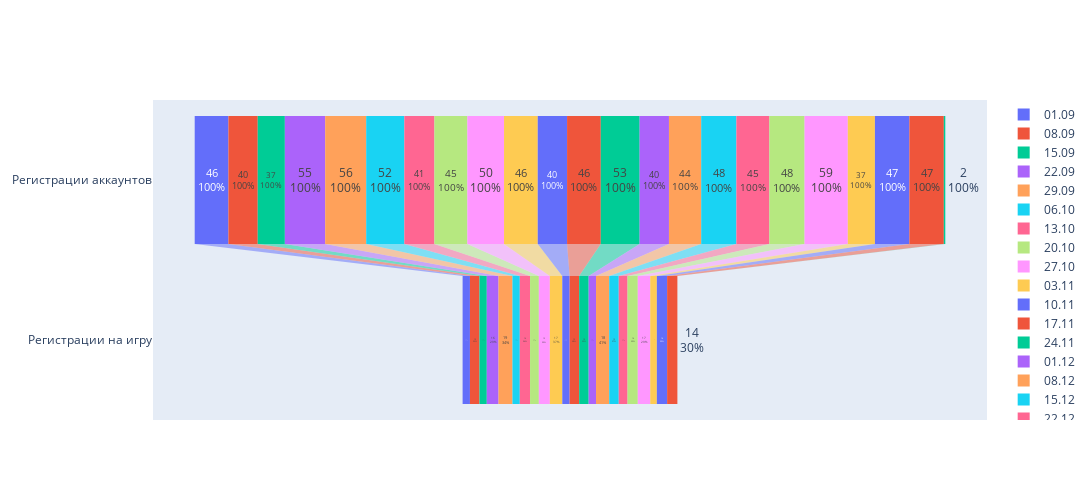

Notebook cell for this chart:
### Code cell
fig = go.Figure()

for index, row in week_data.iterrows():
    fig.add_trace(go.Funnel(
        name = week_data[0][index],
        y = ["Регистрации аккаунтов", "Регистрации на игру", "Пришедшие на игру"],
        x = row[2:4],
        textinfo = "value+percent previous"))

fig.update_layout(
    autosize=False,
    width=1500,
    height=500
)    

fig.show()

### Figure 1 — Plotly figure (JSON) as saved in the notebook; plotly's stock layout.template omitted (floating-point values rounded to 4 significant figures)
{"data": [{"name": "01.09", "textinfo": "value+percent previous", "type": "funnel", "x": [46, 10], "y": ["Регистрации аккаунтов", "Регистрации на игру", "Пришедшие на игру"]}, {"name": "08.09", "textinfo": "value+percent previous", "type": "funnel", "x": [40, 13], "y": ["Регистрации аккаунтов", "Регистрации на игру", "Пришедшие на игру"]}, {"name": "15.09", "textinfo": "value+percent previous", "type": "funnel", "x": [37, 10], "y": ["Регистрации аккаунтов", "Регистрации на игру", "Пришедшие на игру"]}, {"name": "22.09", "textinfo": "value+percent previous", "type": "funnel", "x": [55, 16], "y": ["Регистрации аккаунтов", "Регистрации на игру", "Пришедшие на игру"]}, {"name": "29.09", "textinfo": "value+percent previous", "type": "funnel", "x": [56, 19], "y": ["Регистрации аккаунтов", "Регистрации на игру", "Пришедшие на игру"]}, {"name": "06.10", "textinfo": "value+percent previous", "type": "funnel", "x": [52, 10], "y": ["Регистрации аккаунтов", "Регистрации на игру", "Пришедшие на игру"]}, {"name": "13.10", "textinfo": "value+percent previous", "type": "funnel", "x": [41, 14], "y": ["Регистрации аккаунтов", "Регистрации на игру", "Пришедшие на игру"]}, {"name": "20.10", "textinfo": "value+percent previous", "type": "funnel", "x": [45, 12], "y": ["Регистрации аккаунтов", "Регистрации на игру", "Пришедшие на игру"]}, {"name": "27.10", "textinfo": "value+percent previous", "type": "funnel", "x": [50, 15], "y": ["Регистрации аккаунтов", "Регистрации на игру", "Пришедшие на игру"]}, {"name": "03.11", "textinfo": "value+percent previous", "type": "funnel", "x": [46, 17], "y": ["Регистрации аккаунтов", "Регистрации на игру", "Пришедшие на игру"]}, {"name": "10.11", "textinfo": "value+percent previous", "type": "funnel", "x": [40, 10], "y": ["Регистрации аккаунтов", "Регистрации на игру", "Пришедшие на игру"]}, {"name": "17.11", "textinfo": "value+percent previous", "type": "funnel", "x": [46, 13], "y": ["Регистрации аккаунтов", "Регистрации на игру", "Пришедшие на игру"]}, {"name": "24.11", "textinfo": "value+percent previous", "type": "funnel", "x": [53, 13], "y": ["Регистрации аккаунтов", "Регистрации на игру", "Пришедшие на игру"]}, {"name": "01.12", "textinfo": "value+percent previous", "type": "funnel", "x": [40, 10], "y": ["Регистрации аккаунтов", "Регистрации на игру", "Пришедшие на игру"]}, {"name": "08.12", "textinfo": "value+percent previous", "type": "funnel", "x": [44, 18], "y": ["Регистрации аккаунтов", "Регистрации на игру", "Пришедшие на игру"]}, {"name": "15.12", "textinfo": "value+percent previous", "type": "funnel", "x": [48, 13], "y": ["Регистрации аккаунтов", "Регистрации на игру", "Пришедшие на игру"]}, {"name": "22.12", "textinfo": "value+percent previous", "type": "funnel", "x": [45, 12], "y": ["Регистрации аккаунтов", "Регистрации на игру", "Пришедшие на игру"]}, {"name": "29.12", "textinfo": "value+percent previous", "type": "funnel", "x": [48, 14], "y": ["Регистрации аккаунтов", "Регистрации на игру", "Пришедшие на игру"]}, {"name": "05.01", "textinfo": "value+percent previous", "type": "funnel", "x": [59, 17], "y": ["Регистрации аккаунтов", "Регистрации на игру", "Пришедшие на игру"]}, {"name": "12.01", "textinfo": "value+percent previous", "type": "funnel", "x": [37, 9], "y": ["Регистрации аккаунтов", "Регистрации на игру", "Пришедшие на игру"]}, {"name": "19.01", "textinfo": "value+percent previous", "type": "funnel", "x": [47, 14], "y": ["Регистрации аккаунтов", "Регистрации на игру", "Пришедшие на игру"]}, {"name": "26.01", "textinfo": "value+percent previous", "type": "funnel", "x": [47, 14], "y": ["Регистрации аккаунтов", "Регистрации на игру", "Пришедшие на игру"]}, {"name": "02.02", "textinfo": "value+percent previous", "type": "funnel", "x": [2, 0], "y": ["Регистрации аккаунтов", "Регистрации на игру", "Пришедшие на игру"]}], "layout": {"autosize": false, "height": 500, "width": 1500}}
